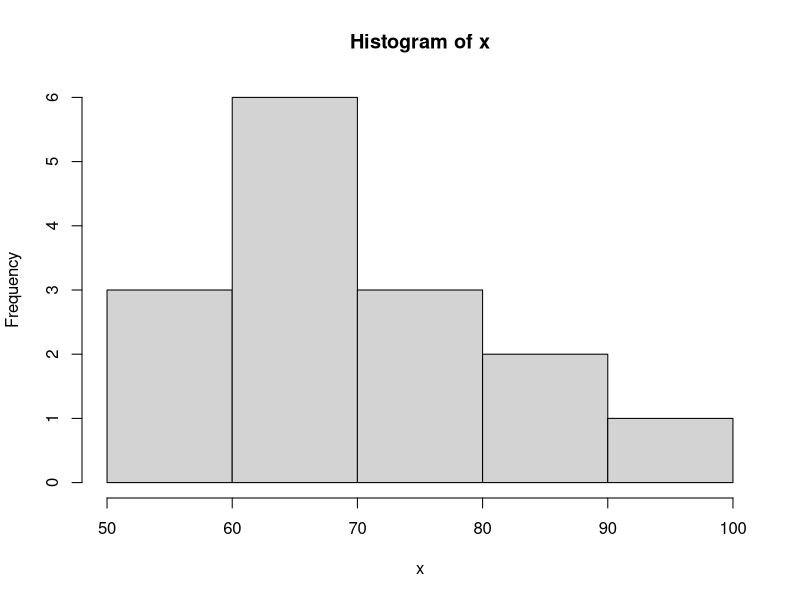
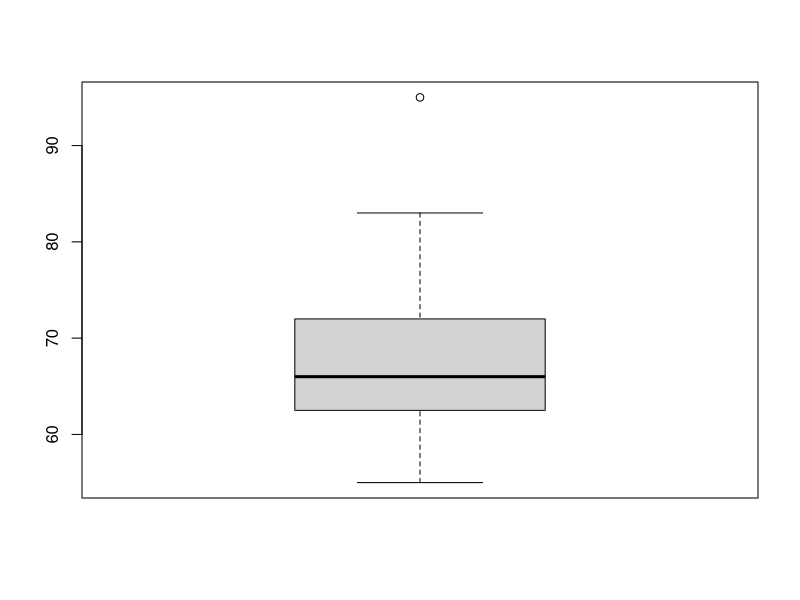

R code for these plots, in order:
pnorm(1.67)
qnorm(0.95)
x <- c(55, 58, 60, 62, 63, 64, 65, 66, 68, 72, 72, 72, 83, 83, 95)
mean(x)

median(x)   # calculates the median of x
sd(x)       # calculates the standard deviation of x
sort(x)     # sorts x
min(x)      # finds the minimum of x
max(x)      # finds the maximum of x
fivenum(x)  # returns the five-number summary of x
IQR(x)      # calculates the interquartile range of x
hist(x)     # produces a frequency histogram of x
boxplot(x)  # produces a boxplot of x